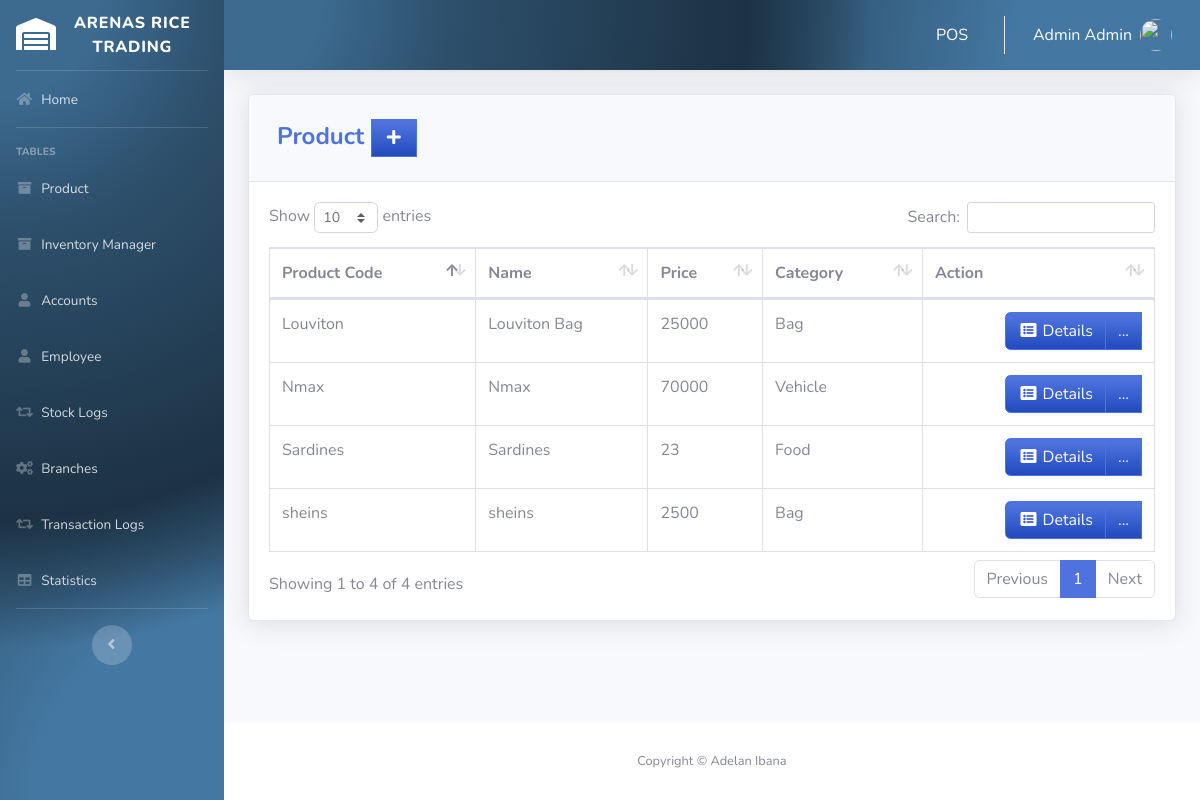
The app's page /pages/product.php (signed in) with its own data.
### tables this page shows
CREATE TABLE `product` (
  `PRODUCT_ID` int(11) NOT NULL,
  `PRODUCT_CODE` varchar(20) DEFAULT NULL,
  `NAME` varchar(50) DEFAULT NULL,
  `DESCRIPTION` varchar(250) NOT NULL,
  `QTY_STOCK` int(50) DEFAULT NULL,
  `ON_HAND` int(250) NOT NULL,
  `PRICE` int(50) DEFAULT NULL,
  `CATEGORY_ID` int(11) DEFAULT NULL,
  `BRANCH_ID` int(11) DEFAULT NULL,
  `DATE_STOCK_IN` varchar(50) NOT NULL
);

CREATE TABLE `category` (
  `CATEGORY_ID` int(11) NOT NULL,
  `CNAME` varchar(50) DEFAULT NULL
);

### pages/product.php (the view, shortened to what this page needs)
<?php
include'../includes/connection.php';
include'../includes/sidebar.php';
?>
            <div class="card shadow mb-4">
            <div class="card-header py-3">
              <h4 class="m-2 font-weight-bold text-primary">Product&nbsp;<a  href="#" data-toggle="modal" data-target="#aModal" type="button" class="btn btn-primary bg-gradient-primary" style="border-radius: 0px;"><i class="fas fa-fw fa-plus"></i></a></h4>
            </div>
            <div class="card-body">
              <div class="table-responsive">
                <table class="table table-bordered" id="dataTable" width="100%" cellspacing="0">
               <thead>
                   <tr>
                     <th>Product Code</th>
                     <th>Name</th>
                     <th>Price</th>
                     <th>Category</th>
                     <th>Action</th>
                   </tr>
               </thead>
          <tbody>
<?php
    $query = 'SELECT PRODUCT_ID, PRODUCT_CODE, NAME, PRICE, CNAME, DATE_STOCK_IN FROM product p join category c on p.CATEGORY_ID=c.CATEGORY_ID GROUP BY PRODUCT_CODE';
        $result = mysqli_query($db, $query) or die (mysqli_error($db));
            while ($row = mysqli_fetch_assoc($result)) {
                echo '<tr>';
                echo '<td>'. $row['PRODUCT_CODE'].'</td>';
                echo '<td>'. $row['NAME'].'</td>';
                echo '<td>'. $row['PRICE'].'</td>';
                echo '<td>'. $row['CNAME'].'</td>';
                      echo '<td align="right"> <div class="btn-group">
                              <a type="button" class="btn btn-primary bg-gradient-primary" href="pro_searchfrm.php?action=edit & id='.$row['PRODUCT_CODE'] . '"><i class="fas fa-fw fa-list-alt"></i> Details</a>
                            <div class="btn-group">
                              <a type="button" class="btn btn-primary bg-gradient-primary dropdown no-arrow" data-toggle="dropdown" style="color:white;">
                              ... <span class="caret"></span></a>
                            <ul class="dropdown-menu text-center" role="menu">
                                <li>
                                  <a type="button" class="btn btn-warning bg-gradient-warning btn-block" style="border-radius: 0px;" href="pro_edit.php?action=edit & id='.$row['PRODUCT_ID']. '">
                                    <i class="fas fa-fw fa-edit"></i> Edit
                                  </a>
                                </li>
                                <li>
                                  <a type="button" class="btn btn-danger bg-gradient-danger btn-block" style="border-radius: 0px;" href="pro_del.php?delete_id='.$row['PRODUCT_ID']. '">
                                    <i class="fas fa-fw fa-trash"></i> Delete
                                  </a>
                                </li>
                            </ul>
                            </div>
                          </div> </td>';
                echo '</tr> ';
                        }
?>
                                </tbody>
                            </table>
                        </div>
                    </div>
                  </div>
<?php
include'../includes/footer.php';
?>

### records on screen
product: PRODUCT_CODE "Louviton", NAME "Louviton Bag", PRICE "25000", CATEGORY_ID.CNAME "Bag"
product: PRODUCT_CODE "Nmax", NAME "Nmax", PRICE "70000", CATEGORY_ID.CNAME "Vehicle"
product: PRODUCT_CODE "Sardines", NAME "Sardines", PRICE "23", CATEGORY_ID.CNAME "Food"
product: PRODUCT_CODE "sheins", NAME "sheins", PRICE "2500", CATEGORY_ID.CNAME "Bag"

### other values on screen
$_SESSION['FIRST_NAME'] "Admin"
$_SESSION['LAST_NAME'] "Admin"
